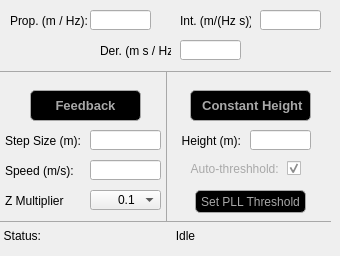
    <widget class="QWidget" name="tab">
     <property name="styleSheet">
      <string notr="true">#tab{
background: black
}</string>
     </property>
     <attribute name="title">
      <string>PID Approach</string>
     </attribute>
     <widget class="QPushButton" name="push_ApproachForFeedback">
      <property name="geometry">
       <rect>
        <x>30</x>
        <y>90</y>
        <width>111</width>
        <height>31</height>
       </rect>
      </property>
      <property name="font">
       <font>
        <pointsize>10</pointsize>
        <weight>75</weight>
        <bold>true</bold>
       </font>
      </property>
      <property name="styleSheet">
       <string notr="true">QPushButton#push_ApproachForFeedback{
color: rgb(168,168,168);
background-color:rgb(0,0,0);
border: 1px solid rgb(168,168,168);
border-radius: 5px
}

QPushButton:pressed#push_ApproachForFeedback{
color: rgb(168,168,168);
background-color:rgb(95,107,166);
border: 1px solid rgb(168,168,168);
border-radius: 5px
}

QPushButton:disabled#push_ApproachForFeedback{
color: rgb(80,80,80);
background-color:rgb(0,0,0);
border: 1px solid rgb(80,80,80);
border-radius: 5px
}
</string>
      </property>
      <property name="text">
       <string>Feedback</string>
      </property>
     </widget>
     <widget class="QLineEdit" name="lineEdit_I">
      <property name="geometry">
       <rect>
        <x>260</x>
        <y>10</y>
        <width>61</width>
        <height>20</height>
       </rect>
      </property>
      <property name="text">
       <string/>
      </property>
      <property name="alignment">
       <set>Qt::AlignRight|Qt::AlignTrailing|Qt::AlignVCenter</set>
      </property>
     </widget>
     <widget class="QPushButton" name="push_PIDApproachForConstant">
      <property name="geometry">
       <rect>
        <x>190</x>
        <y>90</y>
        <width>121</width>
        <height>31</height>
       </rect>
      </property>
      <property name="font">
       <font>
        <pointsize>10</pointsize>
        <weight>75</weight>
        <bold>true</bold>
       </font>
      </property>
      <property name="styleSheet">
       <string notr="true">QPushButton#push_PIDApproachForConstant{
color: rgb(168,168,168);
background-color:rgb(0,0,0);
border: 1px solid rgb(168,168,168);
border-radius: 5px
}

QPushButton:pressed#push_PIDApproachForConstant{
color: rgb(168,168,168);
background-color:rgb(95,107,166);
border: 1px solid rgb(168,168,168);
border-radius: 5px
}

QPushButton:disabled#push_PIDApproachForConstant{
color: rgb(80,80,80);
background-color:rgb(0,0,0);
border: 1px solid rgb(80,80,80);
border-radius: 5px
}
</string>
      </property>
      <property name="text">
       <string> Constant Height</string>
      </property>
     </widget>
     <widget class="Line" name="line_5">
      <property name="geometry">
       <rect>
        <x>165</x>
        <y>71</y>
        <width>3</width>
        <height>151</height>
       </rect>
      </property>
      <property name="styleSheet">
       <string notr="true">#line_5{
color: rgb(168,168,168)
}</string>
      </property>
      <property name="frameShadow">
       <enum>QFrame::Plain</enum>
      </property>
      <property name="orientation">
       <enum>Qt::Vertical</enum>
      </property>
     </widget>
     <widget class="QLabel" name="label_2">
      <property name="geometry">
       <rect>
        <x>100</x>
        <y>40</y>
        <width>71</width>
        <height>22</height>
       </rect>
      </property>
      <property name="text">
       <string>Der. (m s / Hz):</string>
      </property>
     </widget>
     <widget class="QLineEdit" name="lineEdit_PID_Const_Height">
      <property name="geometry">
       <rect>
        <x>250</x>
        <y>130</y>
        <width>61</width>
        <height>20</height>
       </rect>
      </property>
      <property name="text">
       <string/>
      </property>
      <property name="alignment">
       <set>Qt::AlignCenter</set>
      </property>
     </widget>
     <widget class="Line" name="line_3">
      <property name="geometry">
       <rect>
        <x>0</x>
        <y>70</y>
        <width>331</width>
        <height>3</height>
       </rect>
      </property>
      <property name="styleSheet">
       <string notr="true">#line_3{
color:rgb(168,168,168)
}</string>
      </property>
      <property name="frameShadow">
       <enum>QFrame::Plain</enum>
      </property>
      <property name="lineWidth">
       <number>1</number>
      </property>
      <property name="orientation">
       <enum>Qt::Horizontal</enum>
      </property>
     </widget>
     <widget class="QLineEdit" name="lineEdit_D">
      <property name="geometry">
       <rect>
        <x>180</x>
        <y>40</y>
        <width>61</width>
        <height>20</height>
       </rect>
      </property>
      <property name="text">
       <string/>
      </property>
      <property name="alignment">
       <set>Qt::AlignRight|Qt::AlignTrailing|Qt::AlignVCenter</set>
      </property>
     </widget>
     <widget class="QLabel" name="label_3">
      <property name="geometry">
       <rect>
        <x>180</x>
        <y>10</y>
        <width>71</width>
        <height>22</height>
       </rect>
      </property>
      <property name="text">
       <string>Int. (m/(Hz s)):</string>
      </property>
     </widget>
     <widget class="QLabel" name="label_23">
      <property name="geometry">
       <rect>
        <x>180</x>
        <y>130</y>
        <width>61</width>
        <height>22</height>
       </rect>
      </property>
      <property name="text">
       <string>Height (m):</string>
      </property>
      <property name="alignment">
       <set>Qt::AlignRight|Qt::AlignTrailing|Qt::AlignVCenter</set>
      </property>
     </widget>
     <widget class="QLabel" name="label">
      <property name="geometry">
       <rect>
        <x>10</x>
        <y>10</y>
        <width>81</width>
        <height>22</height>
       </rect>
      </property>
      <property name="text">
       <string>Prop. (m / Hz):</string>
      </property>
     </widget>
     <widget class="QLineEdit" name="lineEdit_P">
      <property name="geometry">
       <rect>
        <x>90</x>
        <y>10</y>
        <width>61</width>
        <height>20</height>
       </rect>
      </property>
      <property name="text">
       <string/>
      </property>
      <property name="alignment">
       <set>Qt::AlignRight|Qt::AlignTrailing|Qt::AlignVCenter</set>
      </property>
     </widget>
     <widget class="QLabel" name="label_5">
      <property name="geometry">
       <rect>
        <x>5</x>
        <y>130</y>
        <width>81</width>
        <height>22</height>
       </rect>
      </property>
      <property name="text">
       <string>Step Size (m):</string>
      </property>
     </widget>
     <widget class="QLineEdit" name="lineEdit_PID_Step_Size">
      <property name="geometry">
       <rect>
        <x>90</x>
        <y>130</y>
        <width>71</width>
        <height>20</height>
       </rect>
      </property>
      <property name="text">
       <string/>
      </property>
      <property name="alignment">
       <set>Qt::AlignRight|Qt::AlignTrailing|Qt::AlignVCenter</set>
      </property>
     </widget>
     <widget class="QLineEdit" name="lineEdit_PID_Step_Speed">
      <property name="geometry">
       <rect>
        <x>90</x>
        <y>160</y>
        <width>71</width>
        <height>20</height>
       </rect>
      </property>
      <property name="text">
       <string/>
      </property>
      <property name="alignment">
       <set>Qt::AlignRight|Qt::AlignTrailing|Qt::AlignVCenter</set>
      </property>
     </widget>
     <widget class="QLabel" name="label_26">
      <property name="geometry">
       <rect>
        <x>5</x>
        <y>160</y>
        <width>121</width>
        <height>22</height>
       </rect>
      </property>
      <property name="text">
       <string>Speed (m/s):</string>
      </property>
     </widget>
     <widget class="QComboBox" name="comboBox_ZMultiplier">
      <property name="geometry">
       <rect>
        <x>90</x>
        <y>190</y>
        <width>71</width>
        <height>20</height>
       </rect>
      </property>
      <property name="font">
       <font>
        <kerning>true</kerning>
       </font>
      </property>
      <property name="layoutDirection">
       <enum>Qt::LeftToRight</enum>
      </property>
      <property name="styleSheet">
       <string notr="true">#comboBox_ZMultiplier{
padding-left: 27px
}</string>
      </property>
      <property name="currentIndex">
       <number>2</number>
      </property>
      <property name="sizeAdjustPolicy">
       <enum>QComboBox::AdjustToContentsOnFirstShow</enum>
      </property>
      <item>
       <property name="text">
        <string>1</string>
       </property>
      </item>
      <item>
       <property name="text">
        <string>0.4</string>
       </property>
      </item>
      <item>
       <property name="text">
        <string>0.1</string>
       </property>
      </item>
     </widget>
     <widget class="QLabel" name="label_36">
      <property name="geometry">
       <rect>
        <x>5</x>
        <y>190</y>
        <width>121</width>
        <height>22</height>
       </rect>
      </property>
      <property name="layoutDirection">
       <enum>Qt::LeftToRight</enum>
      </property>
      <property name="text">
       <string>Z Multiplier</string>
      </property>
     </widget>
     <widget class="Line" name="line_7">
      <property name="geometry">
       <rect>
        <x>0</x>
        <y>220</y>
        <width>331</width>
        <height>3</height>
       </rect>
      </property>
      <property name="styleSheet">
       <string notr="true">#line_7{
color:rgb(168,168,168)
}</string>
      </property>
      <property name="frameShadow">
       <enum>QFrame::Plain</enum>
      </property>
      <property name="lineWidth">
       <number>1</number>
      </property>
      <property name="orientation">
       <enum>Qt::Horizontal</enum>
      </property>
     </widget>
     <widget class="QLabel" name="label_25">
      <property name="geometry">
       <rect>
        <x>-20</x>
        <y>225</y>
        <width>61</width>
        <height>22</height>
       </rect>
      </property>
      <property name="text">
       <string>Status:</string>
      </property>
      <property name="alignment">
       <set>Qt::AlignRight|Qt::AlignTrailing|Qt::AlignVCenter</set>
      </property>
     </widget>
     <widget class="QLabel" name="label_pidApproachStatus">
      <property name="geometry">
       <rect>
        <x>50</x>
        <y>225</y>
        <width>271</width>
        <height>22</height>
       </rect>
      </property>
      <property name="text">
       <string>Idle</string>
      </property>
      <property name="alignment">
       <set>Qt::AlignCenter</set>
      </property>
     </widget>
     <widget class="QCheckBox" name="checkBox_autoThreshold">
      <property name="geometry">
       <rect>
        <x>185</x>
        <y>160</y>
        <width>116</width>
        <height>17</height>
       </rect>
      </property>
      <property name="layoutDirection">
       <enum>Qt::RightToLeft</enum>
      </property>
      <property name="styleSheet">
       <string notr="true">#checkBox_autoThreshold{
color: rgb(168,168,168);
}</string>
      </property>
      <property name="text">
       <string>Auto-threshhold: </string>
      </property>
      <property name="checked">
       <bool>true</bool>
      </property>
     </widget>
     <widget class="QPushButton" name="push_setPLLThresh">
      <property name="geometry">
       <rect>
        <x>195</x>
        <y>190</y>
        <width>111</width>
        <height>23</height>
       </rect>
      </property>
      <property name="styleSheet">
       <string notr="true">QPushButton#push_setPLLThresh{
color: rgb(168,168,168);
background-color:rgb(0,0,0);
border: 1px solid rgb(168,168,168);
border-radius: 5px
}

QPushButton:pressed#push_setPLLThresh{
color: rgb(168,168,168);
background-color:rgb(95,107,166);
border: 1px solid rgb(168,168,168);
border-radius: 5px
}

QPushButton:disabled#push_setPLLThresh{
color: rgb(80,80,80);
background-color:rgb(0,0,0);
border: 1px solid rgb(80,80,80);
border-radius: 5px
}

</string>
      </property>
      <property name="text">
       <string>Set PLL Threshold</string>
      </property>
     </widget>
    </widget>
